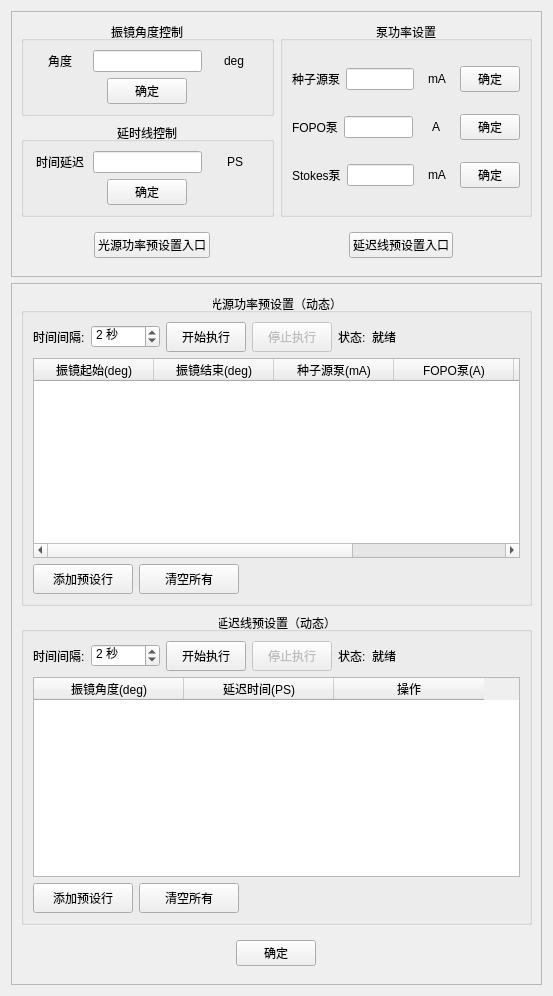
           <widget class="QWidget" name="tab_galvo">
            <attribute name="title">
             <string>振镜版</string>
            </attribute>
            <layout class="QVBoxLayout" name="verticalLayout_7" stretch="2,2">
             <item>
              <widget class="QFrame" name="frameGalvoControlPanel">
               <property name="frameShape">
                <enum>QFrame::StyledPanel</enum>
               </property>
               <property name="frameShadow">
                <enum>QFrame::Raised</enum>
               </property>
               <layout class="QVBoxLayout" name="verticalLayout_13" stretch="6,1">
                <item>
                 <layout class="QHBoxLayout" name="horizontalLayout_7" stretch="1,1">
                  <item>
                   <layout class="QVBoxLayout" name="verticalLayout_6">
                    <item>
                     <widget class="QGroupBox" name="groupBoxGalvoAngleSwitch">
                      <property name="title">
                       <string>振镜角度控制</string>
                      </property>
                      <property name="alignment">
                       <set>Qt::AlignCenter</set>
                      </property>
                      <layout class="QVBoxLayout" name="verticalLayout_4">
                       <item>
                        <layout class="QHBoxLayout" name="horizontalLayout_2" stretch="1,2,1">
                         <item alignment="Qt::AlignHCenter">
                          <widget class="QLabel" name="labelGalvoAngle">
                           <property name="font">
                            <font>
                             <weight>50</weight>
                             <bold>false</bold>
                            </font>
                           </property>
                           <property name="text">
                            <string>角度</string>
                           </property>
                          </widget>
                         </item>
                         <item>
                          <widget class="QLineEdit" name="lineEditGalvoAngle"/>
                         </item>
                         <item alignment="Qt::AlignHCenter">
                          <widget class="QLabel" name="labelGalvoAngleUnit">
                           <property name="font">
                            <font>
                             <weight>50</weight>
                             <bold>false</bold>
                            </font>
                           </property>
                           <property name="text">
                            <string>deg</string>
                           </property>
                          </widget>
                         </item>
                        </layout>
                       </item>
                       <item alignment="Qt::AlignHCenter">
                        <widget class="QPushButton" name="btnConfirmGalvoAngle">
                         <property name="font">
                          <font>
                           <weight>50</weight>
                           <bold>false</bold>
                          </font>
                         </property>
                         <property name="text">
                          <string>确定</string>
                         </property>
                        </widget>
                       </item>
                      </layout>
                     </widget>
                    </item>
                    <item>
                     <widget class="QGroupBox" name="groupBoxDelayLineSetting">
                      <property name="title">
                       <string>延时线控制</string>
                      </property>
                      <property name="alignment">
                       <set>Qt::AlignCenter</set>
                      </property>
                      <layout class="QVBoxLayout" name="verticalLayout_8">
                       <item>
                        <layout class="QHBoxLayout" name="horizontalLayout_3" stretch="1,2,1">
                         <item alignment="Qt::AlignHCenter">
                          <widget class="QLabel" name="labelTimeDelay">
                           <property name="font">
                            <font>
                             <weight>50</weight>
                             <bold>false</bold>
                            </font>
                           </property>
                           <property name="text">
                            <string>时间延迟</string>
                           </property>
                          </widget>
                         </item>
                         <item>
                          <widget class="QLineEdit" name="lineEditTimeDelay"/>
                         </item>
                         <item alignment="Qt::AlignHCenter">
                          <widget class="QLabel" name="labelTimeDelayUnit">
                           <property name="font">
                            <font>
                             <weight>50</weight>
                             <bold>false</bold>
                            </font>
                           </property>
                           <property name="text">
                            <string>PS</string>
                           </property>
                          </widget>
                         </item>
                        </layout>
                       </item>
                       <item alignment="Qt::AlignHCenter">
                        <widget class="QPushButton" name="btnConfirmTimeDelay">
                         <property name="font">
                          <font>
                           <weight>50</weight>
                           <bold>false</bold>
                          </font>
                         </property>
                         <property name="text">
                          <string>确定</string>
                         </property>
                        </widget>
                       </item>
                      </layout>
                     </widget>
                    </item>
                   </layout>
                  </item>
                  <item>
                   <widget class="QGroupBox" name="groupBoxPumpPowerSetting">
                    <property name="title">
                     <string>泵功率设置</string>
                    </property>
                    <property name="alignment">
                     <set>Qt::AlignCenter</set>
                    </property>
                    <layout class="QVBoxLayout" name="verticalLayout_5">
                     <item>
                      <layout class="QHBoxLayout" name="horizontalLayout_6" stretch="1,2,1,1">
                       <item alignment="Qt::AlignHCenter">
                        <widget class="QLabel" name="labelSeedPump">
                         <property name="font">
                          <font>
                           <weight>50</weight>
                           <bold>false</bold>
                          </font>
                         </property>
                         <property name="text">
                          <string>种子源泵</string>
                         </property>
                        </widget>
                       </item>
                       <item>
                        <widget class="QLineEdit" name="lineEditSeedPump"/>
                       </item>
                       <item alignment="Qt::AlignHCenter">
                        <widget class="QLabel" name="labelSeedPumpUnit">
                         <property name="font">
                          <font>
                           <weight>50</weight>
                           <bold>false</bold>
                          </font>
                         </property>
                         <property name="text">
                          <string>mA</string>
                         </property>
                        </widget>
                       </item>
                       <item alignment="Qt::AlignHCenter">
                        <widget class="QPushButton" name="btnConfirmSeedPump">
                         <property name="minimumSize">
                          <size>
                           <width>60</width>
                           <height>25</height>
                          </size>
                         </property>
                         <property name="font">
                          <font>
                           <weight>50</weight>
                           <bold>false</bold>
                          </font>
                         </property>
                         <property name="text">
                          <string>确定</string>
                         </property>
                        </widget>
                       </item>
                      </layout>
                     </item>
                     <item>
                      <layout class="QHBoxLayout" name="horizontalLayout_5" stretch="1,2,1,1">
                       <item alignment="Qt::AlignHCenter">
                        <widget class="QLabel" name="labelFOPOPump">
                         <property name="font">
                          <font>
                           <weight>50</weight>
                           <bold>false</bold>
                          </font>
                         </property>
                         <property name="text">
                          <string>FOPO泵</string>
                         </property>
                        </widget>
                       </item>
                       <item>
                        <widget class="QLineEdit" name="lineEditFOPOPump"/>
                       </item>
                       <item alignment="Qt::AlignHCenter">
                        <widget class="QLabel" name="labelFOPOPumpUnit">
                         <property name="font">
                          <font>
                           <weight>50</weight>
                           <bold>false</bold>
                          </font>
                         </property>
                         <property name="text">
                          <string>A</string>
                         </property>
                        </widget>
                       </item>
                       <item alignment="Qt::AlignHCenter">
                        <widget class="QPushButton" name="btnConfirmFOPOPump">
                         <property name="minimumSize">
                          <size>
                           <width>60</width>
                           <height>25</height>
                          </size>
                         </property>
                         <property name="font">
                          <font>
                           <weight>50</weight>
                           <bold>false</bold>
                          </font>
                         </property>
                         <property name="text">
                          <string>确定</string>
                         </property>
                        </widget>
                       </item>
                      </layout>
                     </item>
                     <item>
                      <layout class="QHBoxLayout" name="horizontalLayout_4" stretch="1,2,1,1">
                       <item alignment="Qt::AlignHCenter">
                        <widget class="QLabel" name="labelStokesPump">
                         <property name="font">
                          <font>
                           <weight>50</weight>
                           <bold>false</bold>
                          </font>
                         </property>
                         <property name="text">
                          <string>Stokes泵</string>
                         </property>
                        </widget>
                       </item>
                       <item>
                        <widget class="QLineEdit" name="lineEditStokesPump"/>
                       </item>
                       <item alignment="Qt::AlignHCenter">
                        <widget class="QLabel" name="labelStokesPumpUnit">
                         <property name="font">
                          <font>
                           <weight>50</weight>
                           <bold>false</bold>
                          </font>
                         </property>
                         <property name="text">
                          <string>mA</string>
                         </property>
                        </widget>
                       </item>
                       <item alignment="Qt::AlignHCenter">
                        <widget class="QPushButton" name="btnConfirmStokesPump">
                         <property name="minimumSize">
                          <size>
                           <width>60</width>
                           <height>25</height>
                          </size>
                         </property>
                         <property name="font">
                          <font>
                           <weight>50</weight>
                           <bold>false</bold>
                          </font>
                         </property>
                         <property name="text">
                          <string>确定</string>
                         </property>
                        </widget>
                       </item>
                      </layout>
                     </item>
                    </layout>
                   </widget>
                  </item>
                 </layout>
                </item>
                <item>
                 <widget class="QWidget" name="widgetGalvoPresetButtons" native="true">
                  <layout class="QHBoxLayout" name="horizontalLayout_8" stretch="1,1">
                   <item alignment="Qt::AlignHCenter">
                    <widget class="QPushButton" name="btnLightPowerPreset">
                     <property name="font">
                      <font>
                       <weight>50</weight>
                       <bold>false</bold>
                      </font>
                     </property>
                     <property name="text">
                      <string>光源功率预设置入口</string>
                     </property>
                    </widget>
                   </item>
                   <item alignment="Qt::AlignHCenter">
                    <widget class="QPushButton" name="btnDelayLinePreset">
                     <property name="font">
                      <font>
                       <weight>50</weight>
                       <bold>false</bold>
                      </font>
                     </property>
                     <property name="text">
                      <string>延迟线预设置入口</string>
                     </property>
                    </widget>
                   </item>
                  </layout>
                 </widget>
                </item>
               </layout>
              </widget>
             </item>
             <item>
              <widget class="QFrame" name="frameGalvoPresetPanel">
               <property name="frameShape">
                <enum>QFrame::StyledPanel</enum>
               </property>
               <property name="frameShadow">
                <enum>QFrame::Raised</enum>
               </property>
               <layout class="QVBoxLayout" name="verticalLayout_14">
                <item>
                 <widget class="QGroupBox" name="groupBoxPowerPresetsNew">
                  <property name="title">
                   <string>光源功率预设置（动态）</string>
                  </property>
                  <property name="alignment">
                   <set>Qt::AlignCenter</set>
                  </property>
                  <layout class="QVBoxLayout" name="verticalLayout_PowerPresets">
                   <item>
                    <layout class="QHBoxLayout" name="horizontalLayout_PowerPresetControls">
                     <item>
                      <widget class="QLabel" name="labelPowerTimeInterval">
                       <property name="font">
                        <font>
                         <weight>50</weight>
                         <bold>false</bold>
                        </font>
                       </property>
                       <property name="text">
                        <string>时间间隔:</string>
                       </property>
                      </widget>
                     </item>
                     <item>
                      <widget class="QSpinBox" name="spinBoxPowerTimeInterval">
                       <property name="suffix">
                        <string> 秒</string>
                       </property>
                       <property name="minimum">
                        <number>1</number>
                       </property>
                       <property name="maximum">
                        <number>3600</number>
                       </property>
                       <property name="value">
                        <number>2</number>
                       </property>
                      </widget>
                     </item>
                     <item>
                      <widget class="QPushButton" name="btnStartPowerExecution">
                       <property name="minimumSize">
                        <size>
                         <width>80</width>
                         <height>30</height>
                        </size>
                       </property>
                       <property name="font">
                        <font>
                         <weight>50</weight>
                         <bold>false</bold>
                        </font>
                       </property>
                       <property name="text">
                        <string>开始执行</string>
                       </property>
                      </widget>
                     </item>
                     <item>
                      <widget class="QPushButton" name="btnStopPowerExecution">
                       <property name="enabled">
                        <bool>false</bool>
                       </property>
                       <property name="minimumSize">
                        <size>
                         <width>80</width>
                         <height>30</height>
                        </size>
                       </property>
                       <property name="font">
                        <font>
                         <weight>50</weight>
                         <bold>false</bold>
                        </font>
                       </property>
                       <property name="text">
                        <string>停止执行</string>
                       </property>
                      </widget>
                     </item>
                     <item>
                      <widget class="QLabel" name="labelPowerStatusText">
                       <property name="font">
                        <font>
                         <weight>50</weight>
                         <bold>false</bold>
                        </font>
                       </property>
                       <property name="text">
                        <string>状态:</string>
                       </property>
                      </widget>
                     </item>
                     <item>
                      <widget class="QLabel" name="labelPowerPresetStatus">
                       <property name="font">
                        <font>
                         <weight>50</weight>
                         <bold>false</bold>
                        </font>
                       </property>
                       <property name="text">
                        <string>就绪</string>
                       </property>
                      </widget>
                     </item>
                     <item>
                      <spacer name="horizontalSpacerPowerPreset">
                       <property name="orientation">
                        <enum>Qt::Horizontal</enum>
                       </property>
                       <property name="sizeHint" stdset="0">
                        <size>
                         <width>40</width>
                         <height>20</height>
                        </size>
                       </property>
                      </spacer>
                     </item>
                    </layout>
                   </item>
                   <item>
                    <widget class="QTableWidget" name="tableWidgetPowerPresets">
                     <property name="minimumSize">
                      <size>
                       <width>0</width>
                       <height>200</height>
                      </size>
                     </property>
                     <property name="editTriggers">
                      <set>QAbstractItemView::AllEditTriggers</set>
                     </property>
                     <property name="alternatingRowColors">
                      <bool>true</bool>
                     </property>
                     <property name="columnCount">
                      <number>6</number>
                     </property>
                     <attribute name="horizontalHeaderDefaultSectionSize">
                      <number>120</number>
                     </attribute>
                     <column>
                      <property name="text">
                       <string>振镜起始(deg)</string>
                      </property>
                     </column>
                     <column>
                      <property name="text">
                       <string>振镜结束(deg)</string>
                      </property>
                     </column>
                     <column>
                      <property name="text">
                       <string>种子源泵(mA)</string>
                      </property>
                     </column>
                     <column>
                      <property name="text">
                       <string>FOPO泵(A)</string>
                      </property>
                     </column>
                     <column>
                      <property name="text">
                       <string>Stokes泵(mA)</string>
                      </property>
                     </column>
                     <column>
                      <property name="text">
                       <string>操作</string>
                      </property>
                     </column>
                    </widget>
                   </item>
                   <item>
                    <layout class="QHBoxLayout" name="horizontalLayout_PowerPresetButtons">
                     <item>
                      <widget class="QPushButton" name="btnAddPowerPresetRow">
                       <property name="minimumSize">
                        <size>
                         <width>100</width>
                         <height>30</height>
                        </size>
                       </property>
                       <property name="font">
                        <font>
                         <weight>50</weight>
                         <bold>false</bold>
                        </font>
                       </property>
                       <property name="text">
                        <string>添加预设行</string>
                       </property>
                      </widget>
                     </item>
                     <item>
                      <widget class="QPushButton" name="btnClearPowerPresets">
                       <property name="minimumSize">
                        <size>
                         <width>100</width>
                         <height>30</height>
                        </size>
                       </property>
                       <property name="font">
                        <font>
                         <weight>50</weight>
                         <bold>false</bold>
                        </font>
                       </property>
                       <property name="text">
                        <string>清空所有</string>
                       </property>
                      </widget>
                     </item>
                     <item>
                      <spacer name="horizontalSpacerPowerButtons">
                       <property name="orientation">
                        <enum>Qt::Horizontal</enum>
                       </property>
                       <property name="sizeHint" stdset="0">
                        <size>
                         <width>40</width>
                         <height>20</height>
                        </size>
                       </property>
                      </spacer>
                     </item>
                    </layout>
                   </item>
                  </layout>
                 </widget>
                </item>
                <item>
                 <widget class="QGroupBox" name="groupBoxDelayPresetsGalvo">
                  <property name="title">
                   <string>延迟线预设置（动态）</string>
                  </property>
                  <property name="alignment">
                   <set>Qt::AlignCenter</set>
                  </property>
                  <layout class="QVBoxLayout" name="verticalLayout_DelayPresetsGalvo">
                   <item>
                    <layout class="QHBoxLayout" name="horizontalLayout_DelayPresetControlsGalvo">
                     <item>
                      <widget class="QLabel" name="labelDelayTimeIntervalGalvo">
                       <property name="font">
                        <font>
                         <weight>50</weight>
                         <bold>false</bold>
                        </font>
                       </property>
                       <property name="text">
                        <string>时间间隔:</string>
                       </property>
                      </widget>
                     </item>
                     <item>
                      <widget class="QSpinBox" name="spinBoxDelayTimeIntervalGalvo">
                       <property name="suffix">
                        <string> 秒</string>
                       </property>
                       <property name="minimum">
                        <number>1</number>
                       </property>
                       <property name="maximum">
                        <number>3600</number>
                       </property>
                       <property name="value">
                        <number>2</number>
                       </property>
                      </widget>
                     </item>
                     <item>
                      <widget class="QPushButton" name="btnStartDelayExecutionGalvo">
                       <property name="minimumSize">
                        <size>
                         <width>80</width>
                         <height>30</height>
                        </size>
                       </property>
                       <property name="font">
                        <font>
                         <weight>50</weight>
                         <bold>false</bold>
                        </font>
                       </property>
                       <property name="text">
                        <string>开始执行</string>
                       </property>
                      </widget>
                     </item>
                     <item>
                      <widget class="QPushButton" name="btnStopDelayExecutionGalvo">
                       <property name="enabled">
                        <bool>false</bool>
                       </property>
                       <property name="minimumSize">
                        <size>
                         <width>80</width>
                         <height>30</height>
                        </size>
                       </property>
                       <property name="font">
                        <font>
                         <weight>50</weight>
                         <bold>false</bold>
                        </font>
                       </property>
                       <property name="text">
                        <string>停止执行</string>
                       </property>
                      </widget>
                     </item>
                     <item>
                      <widget class="QLabel" name="labelDelayStatusTextGalvo">
                       <property name="font">
                        <font>
                         <weight>50</weight>
                         <bold>false</bold>
                        </font>
                       </property>
                       <property name="text">
                        <string>状态:</string>
                       </property>
                      </widget>
                     </item>
                     <item>
                      <widget class="QLabel" name="labelDelayPresetStatusGalvo">
                       <property name="font">
                        <font>
                         <weight>50</weight>
                         <bold>false</bold>
                        </font>
                       </property>
                       <property name="text">
                        <string>就绪</string>
                       </property>
                      </widget>
                     </item>
                     <item>
                      <spacer name="horizontalSpacerDelayPresetGalvo">
                       <property name="orientation">
                        <enum>Qt::Horizontal</enum>
                       </property>
                       <property name="sizeHint" stdset="0">
                        <size>
                         <width>40</width>
                         <height>20</height>
                        </size>
                       </property>
                      </spacer>
                     </item>
                    </layout>
                   </item>
                   <item>
                    <widget class="QTableWidget" name="tableWidgetDelayPresetsGalvo">
                     <property name="minimumSize">
                      <size>
                       <width>0</width>
                       <height>200</height>
                      </size>
                     </property>
                     <property name="editTriggers">
                      <set>QAbstractItemView::AllEditTriggers</set>
                     </property>
                     <property name="alternatingRowColors">
                      <bool>true</bool>
                     </property>
                     <property name="columnCount">
                      <number>3</number>
                     </property>
                     <attribute name="horizontalHeaderDefaultSectionSize">
                      <number>150</number>
                     </attribute>
                     <column>
                      <property name="text">
                       <string>振镜角度(deg)</string>
                      </property>
                     </column>
                     <column>
                      <property name="text">
                       <string>延迟时间(PS)</string>
                      </property>
                     </column>
                     <column>
                      <property name="text">
                       <string>操作</string>
                      </property>
                     </column>
                    </widget>
                   </item>
                   <item>
                    <layout class="QHBoxLayout" name="horizontalLayout_DelayPresetButtonsGalvo">
                     <item>
                      <widget class="QPushButton" name="btnAddDelayPresetRowGalvo">
                       <property name="minimumSize">
                        <size>
                         <width>100</width>
                         <height>30</height>
                        </size>
                       </property>
                       <property name="font">
                        <font>
                         <weight>50</weight>
                         <bold>false</bold>
                        </font>
                       </property>
                       <property name="text">
                        <string>添加预设行</string>
                       </property>
                      </widget>
                     </item>
                     <item>
                      <widget class="QPushButton" name="btnClearDelayPresetsGalvo">
                       <property name="minimumSize">
                        <size>
                         <width>100</width>
                         <height>30</height>
                        </size>
                       </property>
                       <property name="font">
                        <font>
                         <weight>50</weight>
                         <bold>false</bold>
                        </font>
                       </property>
                       <property name="text">
                        <string>清空所有</string>
                       </property>
                      </widget>
                     </item>
                     <item>
                      <spacer name="horizontalSpacerDelayButtonsGalvo">
                       <property name="orientation">
                        <enum>Qt::Horizontal</enum>
                       </property>
                       <property name="sizeHint" stdset="0">
                        <size>
                         <width>40</width>
                         <height>20</height>
                        </size>
                       </property>
                      </spacer>
                     </item>
                    </layout>
                   </item>
                  </layout>
                 </widget>
                </item>
                <item>
                 <widget class="QWidget" name="widgetGalvoConfirmButton" native="true">
                  <layout class="QHBoxLayout" name="horizontalLayout_36">
                   <item alignment="Qt::AlignHCenter">
                    <widget class="QPushButton" name="btnConfirmDelayPreset">
                     <property name="font">
                      <font>
                       <weight>50</weight>
                       <bold>false</bold>
                      </font>
                     </property>
                     <property name="text">
                      <string>确定</string>
                     </property>
                    </widget>
                   </item>
                  </layout>
                 </widget>
                </item>
               </layout>
              </widget>
             </item>
            </layout>
           </widget>
